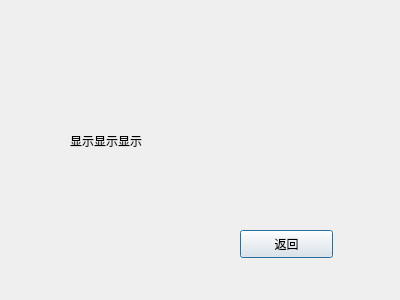
<?xml version="1.0" encoding="UTF-8"?>
<ui version="4.0">
 <class>student_info_inquiry_input</class>
 <widget class="QDialog" name="student_info_inquiry_input">
  <property name="geometry">
   <rect>
    <x>0</x>
    <y>0</y>
    <width>400</width>
    <height>300</height>
   </rect>
  </property>
  <property name="windowTitle">
   <string>Dialog</string>
  </property>
  <widget class="QLabel" name="label">
   <property name="geometry">
    <rect>
     <x>70</x>
     <y>60</y>
     <width>251</width>
     <height>161</height>
    </rect>
   </property>
   <property name="text">
    <string>显示显示显示</string>
   </property>
  </widget>
  <widget class="QPushButton" name="pushButton">
   <property name="geometry">
    <rect>
     <x>240</x>
     <y>230</y>
     <width>93</width>
     <height>28</height>
    </rect>
   </property>
   <property name="text">
    <string>返回</string>
   </property>
  </widget>
 </widget>
 <resources/>
 <connections/>
</ui>
